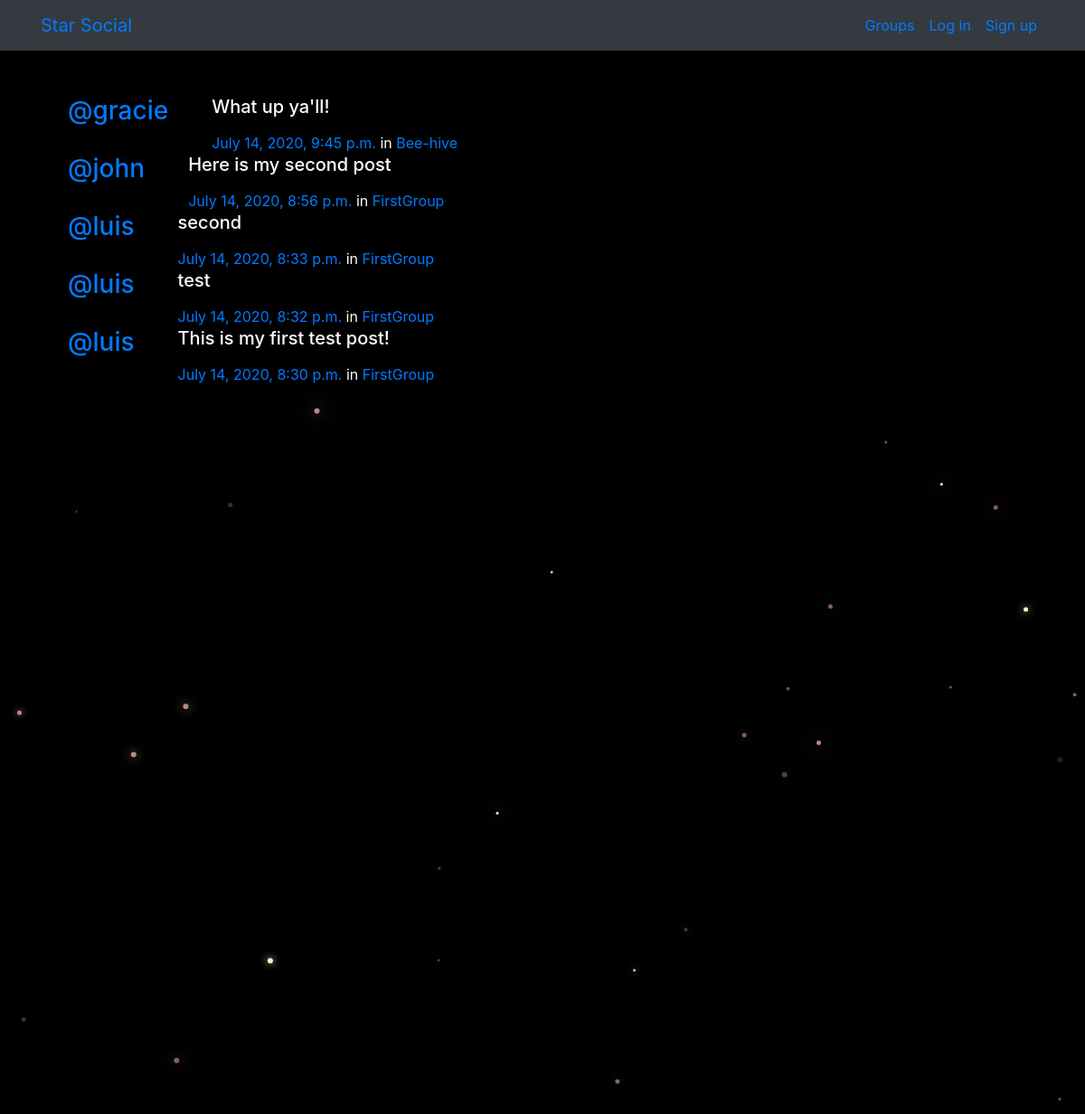
/posts/, run on the app's committed database.
### posts/models.py (models this page shows, shortened)
class Post(models.Model):
    user = models.ForeignKey(User, related_name="posts", on_delete=models.CASCADE)
    created_at = models.DateTimeField(auto_now=True)
    message = models.TextField()
    message_html = models.TextField(editable=False)
    group = models.ForeignKey(Group, related_name="posts", null=True, blank=True, on_delete=models.CASCADE)
    class Meta:
        ordering = ['-created_at']  # ("-" means sort desc
        unique_together = ['user', 'message']  # every message is uniquely linked to a user

### groups/models.py (models this page shows, shortened)
class Group(models.Model):
    name = models.CharField(max_length=255, unique=True)
    slug = models.SlugField(allow_unicode=True, unique=True)
    description = models.TextField(blank=True, default='')
    description_html = models.TextField(editable=False, default='', blank=True)
    members = models.ManyToManyField(User, through='GroupMember') # all the members that belong to this group
    class Meta:
        ordering = ['name']

### posts/views.py (the view)
# urls.py: path('', views.PostList.as_view(), name="all"),
class PostList(SelectRelatedMixin, generic.ListView):
    model = models.Post
    select_related = ('user', 'group')   # the user and the group the post belongs to

### posts/templates/posts/post_list.html (shortened to what this page needs)
{% extends "posts/post_base.html" %}
{% block post_content %}
<div class="col-md-8">
    {% for post in post_list %}
        {% include "posts/_post.html" %}
    {% endfor %}
</div>
{% endblock %}

### posts/templates/posts/_post.html (shortened to what this page needs)
<div class="container">
    <div class="media">
        <h3 class="mr-5"><a href="{% url 'posts:for_user' username=post.user.username %}">@{{ post.user.username }}</a></h3>
        <div class="media-body">
            <h5>{{ post.message_html|safe }}</h5>
                <time class="time"><a href="{% url 'posts:single' username=post.user.username pk=post.pk %}">{{ post.created_at }}</a></time>
                {% if post.group %}
                <span class="group-name">in <a href="#">{{ post.group.name }}</a></span>
                {% endif %}
        </div>
    </div>
</div>

### static/social/css/master.css (style rules this page uses)
body { margin: 0; overflow: hidden; background-color: black; color:white; }

### data on the page
Post: user.username "gracie", message_html "What up ya'll!", created_at "July 14, 2020, 9:45 p.m.", group.name "Bee-hive"
Post: user.username "john", message_html "Here is my second post", created_at "July 14, 2020, 8:56 p.m.", group.name "FirstGroup"
Post: user.username "luis", message_html "second", created_at "July 14, 2020, 8:33 p.m.", group.name "FirstGroup"
Post: user.username "luis", message_html "test", created_at "July 14, 2020, 8:32 p.m.", group.name "FirstGroup"
Post: user.username "luis", message_html "This is my first test post!", created_at "July 14, 2020, 8:30 p.m.", group.name "FirstGroup"
